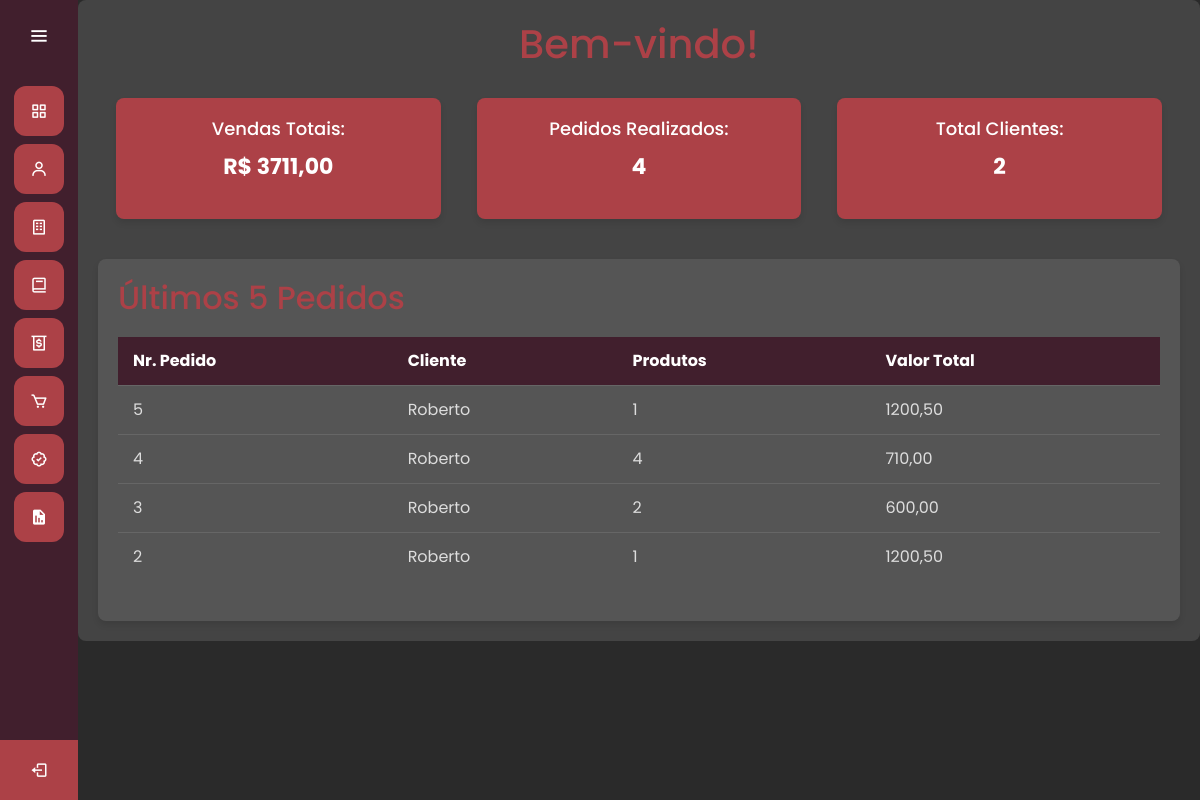
Screenshot of /tela/inicial (signed in) with the database file from the repository.
### cliente/models.py (models this page shows, shortened)
class Cliente(models.Model):
    nome = models.CharField(max_length=40)
    cidade = models.CharField(max_length=40)
    estado = models.CharField(max_length=40, null=True, blank=True)
    cpf = models.CharField(max_length=11, unique=True)
    email = models.EmailField(max_length=254, unique=True)
    telefone = models.CharField(max_length=15, blank=True, null=True)
    data_nascimento = models.DateField(blank=True, null=True)
    class Meta:
        db_table = 'cliente_cliente'
        ordering = ['nome']
        verbose_name = "Cliente"
        verbose_name_plural = "Clientes"

### estoque/views.py (the view)
# urls.py: path('inicial', views.inicial, name='inicial'),
@login_required(login_url="/login/")
def inicial(request):
    user_id = request.user.id
    quantidade_clientes = Cliente.objects.count()
    quantidade_pedidos = View_Pedido.objects.values('nr_pedido').distinct().count()
    total_vendas = View_Pedido.objects.aggregate(total_vendas=Sum('valor_total'))['total_vendas'] or 0
    pedidos_agregados = (View_Pedido.objects.values('nr_pedido', 'cliente_nome').annotate(
            quantidade_total=Sum('quantidade'),
            valor_total=Sum('valor_total')
        ).order_by('-nr_pedido')[:5]
    )
    context = {
        'quantidade_clientes': quantidade_clientes,
        'quantidade_pedidos': quantidade_pedidos,
        'total_vendas': total_vendas,
        'pedidos': pedidos_agregados,
    }
    return render(request, 'inicial.html', context)

### estoque/templates/inicial.html (shortened to what this page needs)
{% extends "tela.html" %}
{% load static %}
{% block 'head' %}
    <link rel="stylesheet" href="{% static 'css/inicial.css' %}">
{% endblock %}
{% block 'dashboard' %}
    <div class="dashboard-container">
        <h1>Bem-vindo!</h1>
        <div class="stats-section">
            <div class="stat-box">
                <h2>Vendas Totais:</h2>
                <p>R$ {{ total_vendas|floatformat:2 }}</p>
            </div>
            <div class="stat-box">
                <h2>Pedidos Realizados:</h2>
                <p>{{ quantidade_pedidos }}</p>
            </div>
            <div class="stat-box">
                <h2>Total Clientes:</h2>
                <p>{{ quantidade_clientes }}</p>
            </div>
        </div>
        <div class="recent-orders">
            <h2>Últimos 5 Pedidos</h2>
            <table>
                <thead>
                    <tr>
                        <th>Nr. Pedido</th>
                        <th>Cliente</th>
                        <th>Produtos</th>
                        <th>Valor Total</th>
                    </tr>
                </thead>
                <tbody>
                    {% for pedido in pedidos %}
                    <tr>
                        <td>{{ pedido.nr_pedido }}</td>
                        <td>{{ pedido.cliente_nome }}</td>
                        <td>{{ pedido.quantidade_total }}</td>
                        <td>{{ pedido.valor_total|floatformat:2 }}</td>
                    </tr>
                    {% endfor %}
                </tbody>
            </table>
        </div>
    </div>
{% endblock %}

### estoque/static/css/styletela.css (style rules this page uses)
* { margin: 0; padding: 0; box-sizing: border-box; font-family: "Poppins" , sans-serif; }

### estoque/static/css/general.css (style rules this page uses)
:root { --main-color: #ac4147; --dark-color: #411f2d; --light-color: #ffc27f; --contrast-color: #f88863; --differential-color: #ffe29a; }

### estoque/static/css/inicial.css (style rules this page uses)
body { font-family: Arial, sans-serif; margin: 0; padding: 0; background-color: #333; color: #fff; }
.dashboard-container { padding: 20px; max-width: 1200px; margin: 0 auto; background-color: #444; border-radius: 8px; }
h1 { text-align: center; color: var(--main-color); margin-bottom: 30px; }
.stats-section { display: flex; justify-content: space-around; margin-bottom: 40px; }
.stat-box { background-color: var(--main-color); color: white; padding: 20px; border-radius: 8px; text-align: center; box-shadow: 0 4px 6px rgba(0, 0, 0, 0.1); width: 30%; }
.stat-box h2 { margin-bottom: 10px; font-size: 18px; }
.stat-box p { font-size: 22px; font-weight: bold; }
.recent-orders { background-color: #555; padding: 20px; border-radius: 8px; box-shadow: 0 4px 6px rgba(0, 0, 0, 0.1); }
.recent-orders h2 { color: var(--main-color); margin-bottom: 20px; }
table { width: 100%; border-collapse: collapse; margin-bottom: 20px; color: #fff; }
table th, table td { padding: 12px 15px; text-align: left; border-bottom: 1px solid #666; }
table th { background-color: var(--dark-color); color: white; font-weight: bold; }
table td { color: #ddd; }
table tr:last-child td { border-bottom: none; }

### rows the page displays
Cliente: nr_pedido "5", cliente_nome "Roberto", quantidade_total "1", valor_total "1200,50", nr_pedido "4", quantidade_total "4", valor_total "710,00", nr_pedido "3", quantidade_total "2", valor_total "600,00", nr_pedido "2"

### other values shown
{{ total_vendas|floatformat:2 }} "3711,00"
{{ quantidade_pedidos }} "4"
{{ quantidade_clientes }} "2"
